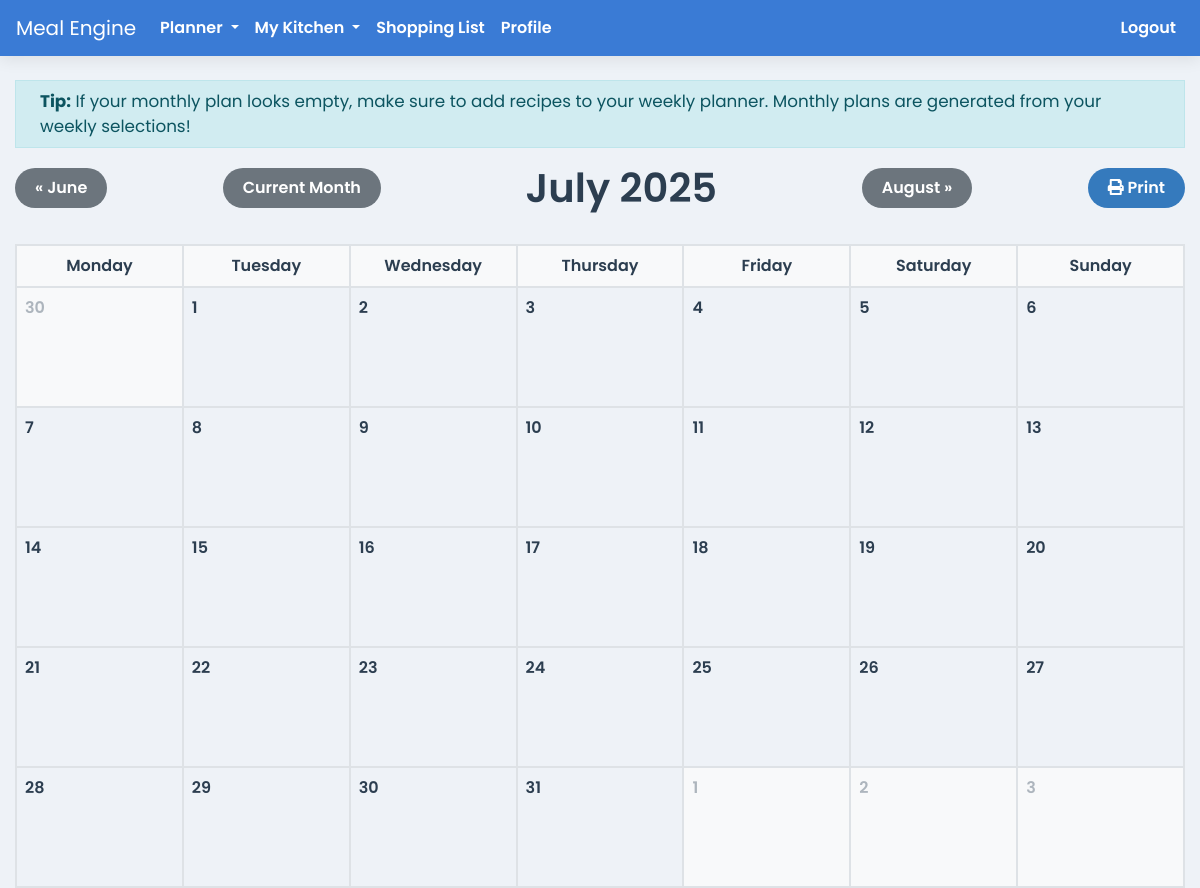
The app's page /monthly-plan?year=2025&month=7 (signed in), older data.
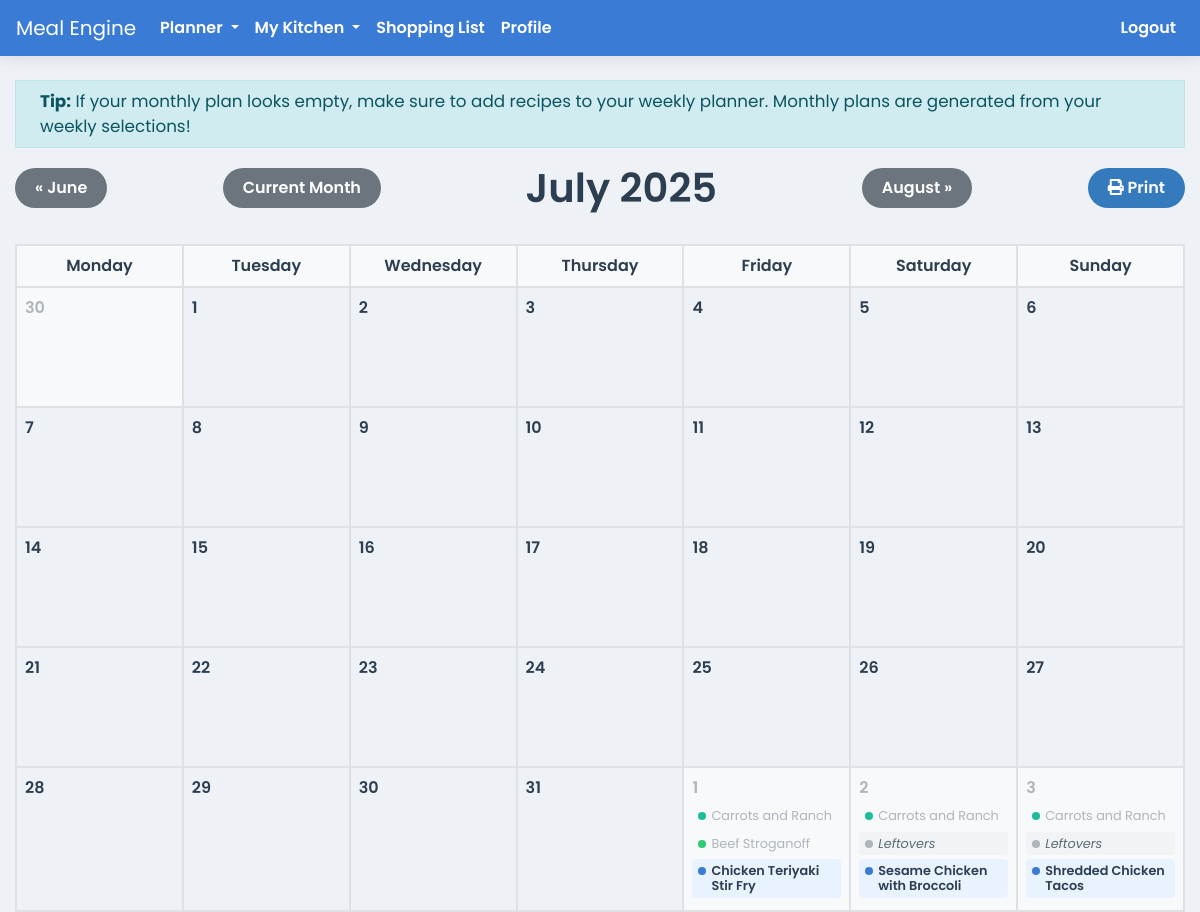
The same page, newer data.
### app.py (models this page shows)
class MealPlan(db.Model):
    id = db.Column(db.Integer, primary_key=True)
    household_id = db.Column(db.Integer, db.ForeignKey('household.id'), nullable=False)
    meal_date = db.Column(db.Date, nullable=False)
    recipe_id = db.Column(db.Integer, db.ForeignKey('recipe.id'), nullable=True)
    recipe = db.relationship('Recipe')
    custom_item_name = db.Column(db.String(150), nullable=True)
    meal_slot = db.Column(db.String(50), nullable=False, default='Dinner')

class Recipe(db.Model):
    id = db.Column(db.Integer, primary_key=True)
    user_id = db.Column(db.Integer, db.ForeignKey('user.id'), nullable=False)
    household_id = db.Column(db.Integer, db.ForeignKey('household.id'), nullable=False)
    name = db.Column(db.String(100), nullable=False)
    instructions = db.Column(db.Text, nullable=False)
    servings = db.Column(db.Integer)
    prep_time = db.Column(db.String(50))
    cook_time = db.Column(db.String(50))
    is_favorite = db.Column(db.Boolean, default=False, nullable=False)
    meal_type = db.Column(db.String(50), nullable=False, default='Main Course')
    rating = db.Column(db.Integer, nullable=False, default=0)
    ingredients = db.relationship('RecipeIngredient', backref='recipe', lazy=True, cascade="all, delete-orphan")
    calories = db.Column(db.Float, nullable=True)
    protein = db.Column(db.Float, nullable=True)
    fat = db.Column(db.Float, nullable=True)
    carbs = db.Column(db.Float, nullable=True)

### app.py (the view)
@app.route('/monthly-plan')
@login_required
def monthly_plan():
    try:
        year = int(request.args.get('year', date.today().year))
        month = int(request.args.get('month', date.today().month))
    except ValueError:
        today = date.today()
        year = today.year
        month = today.month
    if not (1 <= month <= 12): month = date.today().month
    if not (1900 <= year <= 2100): year = date.today().year
    cal = calendar.Calendar(firstweekday=0)
    month_days = cal.monthdatescalendar(year, month)
    first_day_of_calendar = month_days[0][0]
    last_day_of_calendar = month_days[-1][-1]
    all_meals = MealPlan.query.filter(
        MealPlan.household_id == current_user.household_id,
        MealPlan.meal_date.between(first_day_of_calendar, last_day_of_calendar)
    ).all()
    planned_meals = {}
    for meal in all_meals:
        day_str = meal.meal_date.strftime('%Y-%m-%d')
        if day_str not in planned_meals:
            planned_meals[day_str] = []
        planned_meals[day_str].append(meal)
    current_month_date = date(year, month, 1)
    prev_month_date = current_month_date - timedelta(days=1)
    next_month_date = current_month_date + timedelta(days=32)
    nav = {
        'current': current_month_date,
        'prev': prev_month_date,
        'next': next_month_date
    }
    return render_template('monthly_plan.html',
                           calendar_data=month_days,
                           planned_meals=planned_meals,
                           nav=nav)

### app.py (called while the page is built)
@login_manager.user_loader
def load_user(user_id):
    return db.session.get(User, int(user_id))

### templates/monthly_plan.html (shortened to what this page needs)
{% extends 'base.html' %}
{% block content %}
<div class="alert alert-info py-2 px-4 mb-3" role="alert" style="width: 100%; font-size: 1.05em; border-radius: 0;">
    <strong>Tip:</strong> If your monthly plan looks empty, make sure to add recipes to your weekly planner. Monthly plans are generated from your weekly selections!
</div>
<div class="monthly-plan-header no-print">
    <a href="{{ url_for('monthly_plan', year=nav.prev.year, month=nav.prev.month) }}" class="btn btn-secondary">&laquo; {{ nav.prev.strftime('%B') }}</a>
    <a href="{{ url_for('monthly_plan') }}" class="btn btn-secondary">Current Month</a>
    <h1>{{ nav.current.strftime('%B %Y') }}</h1>
    <a href="{{ url_for('monthly_plan', year=nav.next.year, month=nav.next.month) }}" class="btn btn-secondary">{{ nav.next.strftime('%B') }} &raquo;</a>
    <button type="button" onclick="window.print()" class="btn btn-primary"><i class="fas fa-print"></i> Print</button>
</div>
<div id="printable-area">
    <div class="monthly-plan-container">
        <div class="monthly-calendar-grid">
            <div class="calendar-header">Monday</div>
            <div class="calendar-header">Tuesday</div>
            <div class="calendar-header">Wednesday</div>
            <div class="calendar-header">Thursday</div>
            <div class="calendar-header">Friday</div>
            <div class="calendar-header">Saturday</div>
            <div class="calendar-header">Sunday</div>
            {% for week in calendar_data %}
                {% for day in week %}
                    {% set day_str = day.strftime('%Y-%m-%d') %}
                    {% set is_current_month = day.month == nav.current.month %}
                    <div class="calendar-day {{ 'not-current-month' if not is_current_month }}">
                        <div class="day-number">{{ day.day }}</div>
                        <div class="meals">
                            {% if day_str in planned_meals %}
                                {% for meal in planned_meals[day_str] %}
                                    {% if meal.recipe %}
                                        <a href="{{ url_for('view_recipe', recipe_id=meal.recipe.id) }}" class="meal-link">
                                            <div class="meal-item meal-type-{{ meal.meal_slot|lower }}">
                                                {{ meal.recipe.name }}
                                            </div>
                                        </a>
                                    {% else %}
                                        <div class="meal-item meal-type-custom">
                                            {{ meal.custom_item_name }}
                                        </div>
                                    {% endif %}
                                {% endfor %}
                            {% endif %}
                        </div>
                    </div>
                {% endfor %}
            {% endfor %}
        </div>
    </div>
</div>
{% endblock %}

### templates/base.html (shortened to what this page needs)
<!doctype html>
<html lang="en">
  <head>
    <link rel="stylesheet" href="https://stackpath.bootstrapcdn.com/bootstrap/4.5.2/css/bootstrap.min.css">
    <link rel="stylesheet" href="https://cdnjs.cloudflare.com/ajax/libs/font-awesome/5.15.3/css/all.min.css">
    <link rel="stylesheet" href="https://cdn.jsdelivr.net/npm/flatpickr/dist/flatpickr.min.css">
    <link rel="stylesheet" href="{{ url_for('static', filename='css/style.css') }}">
    <link rel="stylesheet" href="{{ url_for('static', filename='css/print.css') }}" media="print">
    <link rel="stylesheet" href="{{ url_for('static', filename='css/monthly_plan.css') }}">
  </head>
  <body>
    <nav class="navbar navbar-expand-lg navbar-dark no-print">
      <a class="navbar-brand" href="{{ url_for('index') }}">Meal Engine</a>
      <div class="collapse navbar-collapse" id="navbarNav">
        <ul class="navbar-nav mr-auto">
          {% if current_user.is_authenticated %}
            <li class="nav-item dropdown">
              <a class="nav-link dropdown-toggle" href="#" id="plannerDropdown" role="button" data-toggle="dropdown" aria-haspopup="true" aria-expanded="false">
                Planner
              </a>
            </li>
            <li class="nav-item dropdown">
              <a class="nav-link dropdown-toggle" href="#" id="kitchenDropdown" role="button" data-toggle="dropdown" aria-haspopup="true" aria-expanded="false">
                My Kitchen
              </a>
            </li>
            <li class="nav-item"><a class="nav-link" href="{{ url_for('shopping_list') }}">Shopping List</a></li>
            <li class="nav-item"><a class="nav-link" href="{{ url_for('profile') }}">Profile</a></li>
          {% endif %}
        </ul>
        <ul class="navbar-nav">
            {% if current_user.is_authenticated %}
                <li class="nav-item"><a class="nav-link" href="{{ url_for('logout') }}">Logout</a></li>
            {% else %}
                <li class="nav-item"><a class="nav-link" href="{{ url_for('login') }}">Login</a></li>
                <li class="nav-item"><a class="nav-link btn btn-primary ml-2" href="{{ url_for('signup') }}">Sign Up</a></li>
            {% endif %}
        </ul>
      </div>
    </nav>
    <div class="container-fluid mt-4">
      {% block content %}{% endblock %}
    </div>
  </body>
</html>

### static/css/style.css (style rules this page uses)
:root { --primary-blue: #3a7bd5; --secondary-blue: #357abd; --light-bg: #eef2f7; --card-bg: #ffffff; --text-dark: #2c3e50; --text-light: #5a6a7a; --danger-red: #e74c3c; --success-green: #2ecc71; --info-cyan: #1abc9c; --snack-teal: #20c997; --shadow: 0 4px 15px rgba(0, 0, 0, 0.08); }
body { font-family: 'Poppins', sans-serif; font-weight: 400; background-color: var(--light-bg); color: var(--text-dark); }
.navbar { background-color: var(--primary-blue) !important; box-shadow: var(--shadow); z-index: 1040; }
.navbar .nav-link { color: #ffffff !important; font-weight: 600; }
.btn { border-radius: 20px; padding: 8px 20px; border: none; font-weight: 600; transition: all 0.3s ease; }
.btn-primary { background-color: var(--secondary-blue); color: white; }
h1, h2, h3, h4, h5 { color: var(--text-dark); font-weight: 600; }

### static/css/monthly_plan.css (style rules this page uses)
.monthly-plan-header { display: flex; justify-content: space-between; align-items: center; margin-bottom: 2rem; }
.monthly-plan-header h1 { margin: 0; text-align: center; min-width: 250px; }
.monthly-calendar-grid { display: grid; grid-template-columns: repeat(7, 1fr); border-top: 2px solid #dee2e6; border-left: 2px solid #dee2e6; min-height: 80vh; }
.calendar-header { font-weight: 600; text-align: center; padding: 0.5rem; background-color: #f8f9fa; border-bottom: 2px solid #dee2e6; border-right: 2px solid #dee2e6; }
.calendar-day { min-height: 120px; padding: 0.5rem; border-right: 2px solid #dee2e6; border-bottom: 2px solid #dee2e6; display: flex; flex-direction: column; position: relative; }
.calendar-day .day-number { font-weight: 600; margin-bottom: 0.25rem; }
.not-current-month { background-color: #f8f9fa; color: #adb5bd; }
.meals { flex-grow: 1; overflow-y: auto; }
.meal-link { text-decoration: none !important; color: inherit; display: block; }
.meal-item { font-size: 0.8rem; padding: 3px 5px 3px 18px; border-radius: 4px; margin-bottom: 4px; position: relative; line-height: 1.2; white-space: normal; word-break: break-word; border: 1px solid transparent; transition: all 0.2s ease-in-out; }
.meal-item.meal-type-custom { font-style: italic; background-color: #f1f3f5; color: #5a6a7a; }
.meal-item.meal-type-custom::before { background-color: #adb5bd !important; }
.meal-item::before { content: ''; position: absolute; left: 5px; top: 7px; transform: translateY(0); width: 8px; height: 8px; border-radius: 50%; }
.meal-item.meal-type-breakfast::before { background-color: #1abc9c; }
.meal-item.meal-type-lunch::before { background-color: #2ecc71; }
.meal-item.meal-type-dinner { background-color: #e9f2ff; color: #2c3e50; font-weight: 600; }
.meal-item.meal-type-dinner::before { background-color: var(--primary-blue); }

Row changes from the older to the newer data that the page shows:
added MealPlan: recipe.name "Carrots and Ranch", shown under "1"
added MealPlan: recipe.name "Beef Stroganoff", shown under "1"
added MealPlan: recipe.name "Chicken Teriyaki Stir Fry", meal_slot "Dinner" (drawn), shown under "1"
added MealPlan: recipe.name "Carrots and Ranch", shown under "2"
added MealPlan: custom_item_name "Leftovers", shown under "2"
added MealPlan: recipe.name "Sesame Chicken with Broccoli", meal_slot "Dinner" (drawn), shown under "2"
added MealPlan: recipe.name "Carrots and Ranch", shown under "3"
added MealPlan: custom_item_name "Leftovers", shown under "3"
added MealPlan: recipe.name "Shredded Chicken Tacos", meal_slot "Dinner" (drawn), shown under "3"
